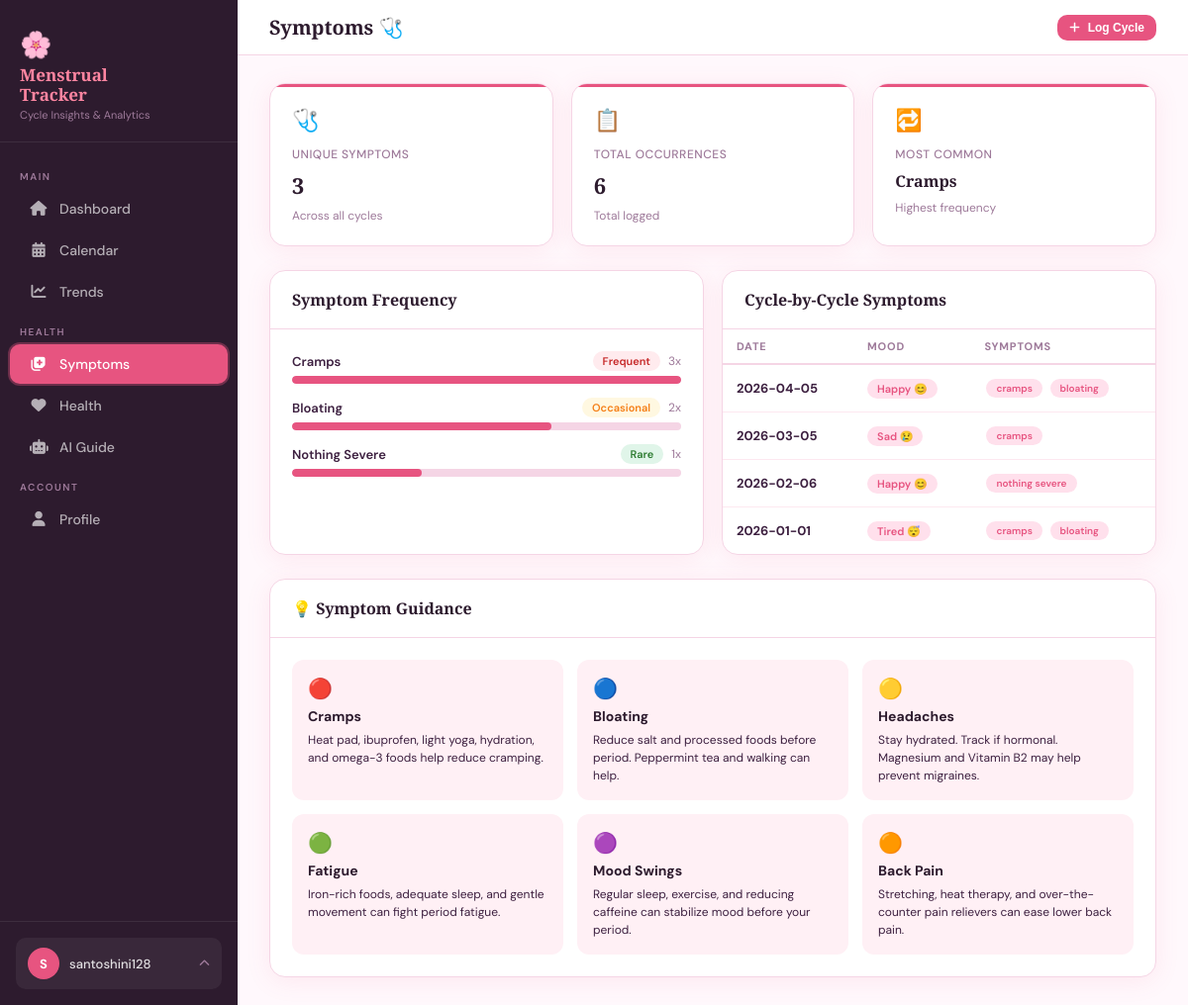
The page /symptoms (signed in) on the database its author committed.
### tables this page shows
CREATE TABLE cycles (
            id INTEGER PRIMARY KEY AUTOINCREMENT,
            user_id INTEGER NOT NULL,
            start_date TEXT NOT NULL,
            end_date TEXT,
            symptoms TEXT,
            mood TEXT,
            notes TEXT,
            created_at TEXT DEFAULT (datetime('now')),
            FOREIGN KEY (user_id) REFERENCES users(id)
        );

### app.py (the view)
@app.route('/symptoms')
@login_required
def symptoms():
    uid    = session['user_id']
    conn   = get_db()
    cycles = conn.execute('SELECT * FROM cycles WHERE user_id=? ORDER BY start_date DESC', (uid,)).fetchall()
    conn.close()
    return render_template('symptoms.html', username=session['username'], cycles=cycles)

### app.py (called while the page is built)
def get_db():
    conn = sqlite3.connect(DB_PATH)
    conn.row_factory = sqlite3.Row
    return conn

def login_required(f):
    @wraps(f)
    def decorated(*args, **kwargs):
        if 'user_id' not in session:
            return redirect(url_for('login'))
        return f(*args, **kwargs)
    return decorated

### templates/symptoms.html (shortened to what this page needs)
{% extends "base.html" %}
{% block page_title %}Symptoms 🩺{% endblock %}
{% block topbar_actions %}
<button class="btn btn-primary btn-sm" onclick="openModal('logModal')"><i class="fas fa-plus"></i> Log Cycle</button>
{% endblock %}
{% block content %}
{% set all_symptoms = [] %}
{% for c in cycles %}
    {% if c.symptoms %}
        {% for s in c.symptoms.split(',') %}
            {% if s.strip() %}{% set _ = all_symptoms.append(s.strip().lower()) %}{% endif %}
        {% endfor %}
    {% endif %}
{% endfor %}
{% set sym_counts = {} %}
{% for s in all_symptoms %}
    {% if s in sym_counts %}{% set _ = sym_counts.update({s: sym_counts[s]+1}) %}{% else %}{% set _ = sym_counts.update({s: 1}) %}{% endif %}
{% endfor %}
<div class="grid-3 mb-6">
    <div class="stat-card">
        <div class="stat-icon">🩺</div>
        <div class="stat-label">Unique Symptoms</div>
        <div class="stat-value">{{ sym_counts|length }}</div>
        <div class="stat-sub">Across all cycles</div>
    </div>
    <div class="stat-card">
        <div class="stat-icon">📋</div>
        <div class="stat-label">Total Occurrences</div>
        <div class="stat-value">{{ all_symptoms|length }}</div>
        <div class="stat-sub">Total logged</div>
    </div>
    <div class="stat-card">
        <div class="stat-icon">🔁</div>
        <div class="stat-label">Most Common</div>
        <div class="stat-value" style="font-size:16px;">
            {% if sym_counts %}
                {% set max_sym = namespace(name='', count=0) %}
                {% for s, c in sym_counts.items() %}{% if c > max_sym.count %}{% set max_sym.name = s %}{% set max_sym.count = c %}{% endif %}{% endfor %}
                {{ max_sym.name|title }}
            {% else %}N/A{% endif %}
        </div>
        <div class="stat-sub">Highest frequency</div>
    </div>
</div>
<div class="grid-2 mb-6">
    <div class="card">
        <div class="card-header"><div class="card-title">Symptom Frequency</div></div>
        <div class="card-body">
            {% if sym_counts %}
                {% set sorted_syms = sym_counts.items()|sort(attribute=1, reverse=True) %}
                {% for sym, count in sorted_syms %}
                <div style="margin-bottom:14px;">
                    <div style="display:flex;justify-content:space-between;align-items:center;margin-bottom:5px;">
                        <span style="font-size:13px;font-weight:600;color:var(--text);text-transform:capitalize;">{{ sym }}</span>
                        <div style="display:flex;align-items:center;gap:8px;">
                            {% if count >= 3 %}<span class="badge badge-red">Frequent</span>
                            {% elif count >= 2 %}<span class="badge badge-yellow">Occasional</span>
                            {% else %}<span class="badge badge-green">Rare</span>{% endif %}
                            <span style="font-size:12px;color:var(--muted);">{{ count }}x</span>
                        </div>
                    </div>
                    <div style="background:#F5D5E5;border-radius:20px;height:8px;overflow:hidden;">
                        <div style="background:var(--pink);height:100%;border-radius:20px;width:{{ (count / (sym_counts.values()|max)) * 100 }}%;transition:width 0.8s;"></div>
                    </div>
                </div>
                {% endfor %}
            {% else %}
                <div class="empty-state">
                    <div class="empty-icon">🩺</div>
                    <p>No symptoms logged yet.<br>Add symptoms when logging your cycle.</p>
                </div>
            {% endif %}
        </div>
    </div>
    <div class="card">
        <div class="card-header"><div class="card-title">Cycle-by-Cycle Symptoms</div></div>
        <div class="card-body" style="padding:0;">
            {% if cycles %}
            <div class="table-wrapper">
                <table>
                    <thead><tr><th>Date</th><th>Mood</th><th>Symptoms</th></tr></thead>
                    <tbody>
                    {% for c in cycles %}
                    {% if c.symptoms or c.mood %}
                    <tr>
                        <td><strong>{{ c.start_date }}</strong></td>
                        <td>{% if c.mood %}<span class="badge badge-pink">{{ c.mood }}</span>{% else %}—{% endif %}</td>
                        <td>
                            {% if c.symptoms %}
                                {% for s in c.symptoms.split(',') %}
                                    {% if s.strip() %}<span class="badge badge-pink" style="margin:2px;font-size:10px;">{{ s.strip() }}</span>{% endif %}
                                {% endfor %}
                            {% else %}—{% endif %}
                        </td>
                    </tr>
                    {% endif %}
                    {% endfor %}
                    </tbody>
                </table>
            </div>
            {% else %}
            <div class="empty-state">
                <div class="empty-icon">📋</div>
                <p>No cycle data yet</p>
            </div>
            {% endif %}
        </div>
    </div>
</div>
<div class="card">
    <div class="card-header"><div class="card-title">💡 Symptom Guidance</div></div>
    <div class="card-body">
        <div style="display:grid;grid-template-columns:repeat(auto-fit,minmax(220px,1fr));gap:14px;">
            {% for emoji, name, tip in guides %}
            <div style="background:var(--pink-pale);border-radius:12px;padding:16px;">
                <div style="font-size:20px;margin-bottom:6px;">{{ emoji }}</div>
                <div style="font-weight:700;color:var(--deep);font-size:14px;margin-bottom:6px;">{{ name }}</div>
                <div style="font-size:12px;color:var(--text);line-height:1.5;">{{ tip }}</div>
            </div>
            {% endfor %}
        </div>
    </div>
</div>
{% endblock %}

### templates/base.html (shortened to what this page needs)
<!DOCTYPE html>
<html lang="en">
<head>
    <link rel="stylesheet" href="https://cdnjs.cloudflare.com/ajax/libs/font-awesome/6.5.0/css/all.min.css">
    <link rel="stylesheet" href="/static/css/style.css">
</head>
<body>
<aside class="sidebar" id="sidebar">
    <div class="sidebar-brand">
        <div class="brand-icon">🌸</div>
        <div class="brand-name">Menstrual<br>Tracker</div>
        <div class="brand-sub">Cycle Insights & Analytics</div>
    </div>
    <nav class="sidebar-nav">
        <div class="nav-label">Main</div>
        <a href="/dashboard" class="nav-item {% if request.path == '/dashboard' %}active{% endif %}">
            <i class="fas fa-home"></i> Dashboard
        </a>
        <a href="/calendar" class="nav-item {% if request.path == '/calendar' %}active{% endif %}">
            <i class="fas fa-calendar-alt"></i> Calendar
        </a>
        <a href="/trends" class="nav-item {% if request.path == '/trends' %}active{% endif %}">
            <i class="fas fa-chart-line"></i> Trends
        </a>
        <div class="nav-label">Health</div>
        <a href="/symptoms" class="nav-item {% if request.path == '/symptoms' %}active{% endif %}">
            <i class="fas fa-notes-medical"></i> Symptoms
        </a>
        <a href="/health" class="nav-item {% if request.path == '/health' %}active{% endif %}">
            <i class="fas fa-heart"></i> Health
        </a>
        <a href="/ai" class="nav-item {% if request.path == '/ai' %}active{% endif %}">
            <i class="fas fa-robot"></i> AI Guide
        </a>
        <div class="nav-label">Account</div>
        <a href="/profile" class="nav-item {% if request.path == '/profile' %}active{% endif %}">
            <i class="fas fa-user"></i> Profile
        </a>
    </nav>
    <div class="sidebar-footer">
        <div class="user-pill" onclick="toggleDropdown()">
            <div class="user-avatar">{{ username[0].upper() }}</div>
            <div class="user-name">{{ username }}</div>
            <i class="fas fa-chevron-up chevron"></i>
        </div>
    </div>
</aside>
<div class="main">
    <div class="topbar">
        <div class="page-title">{% block page_title %}Dashboard{% endblock %}</div>
        <div class="topbar-right">
            {% block topbar_actions %}{% endblock %}
        </div>
    </div>
    <div class="content">
        {% block content %}{% endblock %}
    </div>
</div>
</body>
</html>

### static/css/style.css (style rules this page uses)
* { scrollbar-width: thin; scrollbar-color: #FFAAC8 transparent; }
.content > * { animation: fadeInUp 0.4s ease both; }
.content > *:nth-child(1) { animation-delay: 0.04s; }
.content > *:nth-child(2) { animation-delay: 0.10s; }
.content > *:nth-child(3) { animation-delay: 0.16s; }
.stat-card { transition: transform 0.2s, box-shadow 0.2s; cursor: default; }
.card { transition: box-shadow 0.2s; }
.nav-item.active { box-shadow: 0 0 0 2px rgba(231, 84, 128, 0.35); }
tbody tr { transition: background 0.15s; }
.btn { position: relative; overflow: hidden; }
.btn::after { content: ''; position: absolute; inset: 0; background: rgba(255,255,255,0.15); opacity: 0; transition: opacity 0.2s; border-radius: inherit; }

### rows shown on the page
cycles: name "Cramps", start_date "2026-03-05", mood "Sad 😢", strip "cramps"
cycles: symptoms "Nothing Severe", shows "Rare", user "1", {{ (count / (sym_counts.values()|max)) * 100 }} 33.33333333333333 (drawn), start_date "2026-02-06", mood "Happy 😊", strip "nothing severe"
cycles: start_date "2026-04-05", mood "Happy 😊", strip "cramps" "bloating"
cycles: start_date "2026-01-01", mood "Tired 😴", strip "cramps" "bloating"

### other values the page prints
{{ username[0].upper() }} "S"
{{ username }} "santoshini128"
{{ sym_counts|length }} "3"
{{ all_symptoms|length }} "6"
{{ sym }} "Cramps" "Bloating"
{{ count }} "3" "2"
{{ emoji }} "🔴" "🔵" "🟡" "🟢" "🟣" "🟠"
{{ name }} "Cramps" "Bloating" "Headaches" "Fatigue" "Mood Swings" "Back Pain"
{{ tip }} "Heat pad, ibuprofen, light yoga, hydration, and omega-3 foods help reduce cramping." "Reduce salt and processed foods before period. Peppermint tea and walking can help." "Stay hydrated. Track if hormonal. Magnesium and Vitamin B2 may help prevent migraines." "Iron-rich foods, adequate sleep, and gentle movement can fight period fatigue." "Regular sleep, exercise, and reducing caffeine can stabilize mood before your period." "Stretching, heat therapy, and over-the-counter pain relievers can ease lower back pain."
